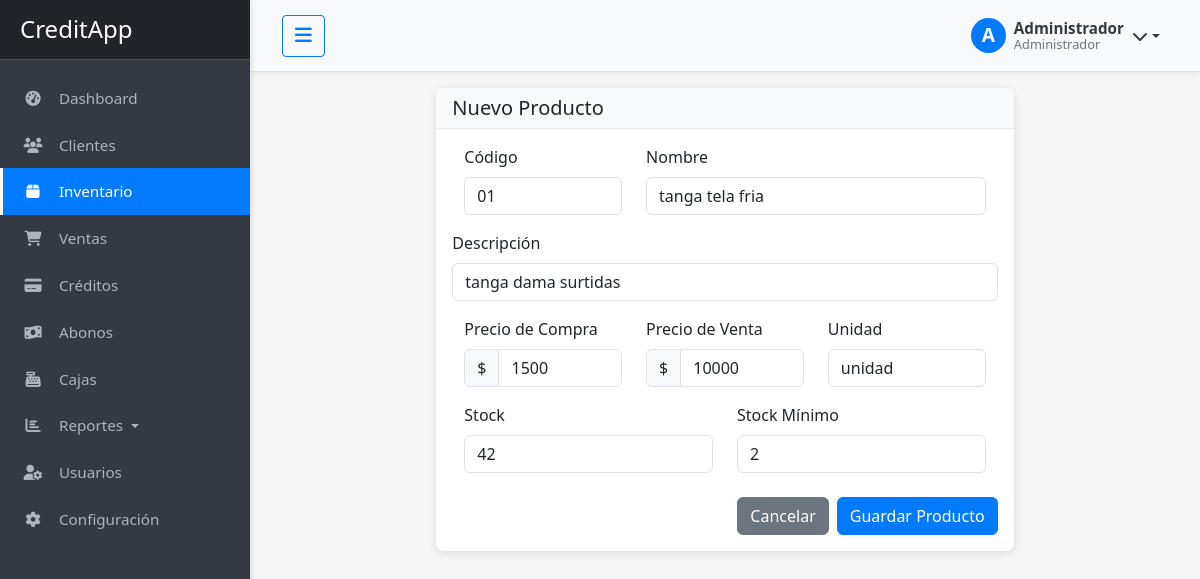
The page /productos/1/editar (signed in) on the database its author committed.
### app/models.py (models this page shows, shortened)
class Usuario(db.Model, UserMixin):
    __tablename__ = 'usuarios'
    id = db.Column(db.Integer, primary_key=True)
    nombre = db.Column(db.String(100), nullable=False)
    email = db.Column(db.String(100), unique=True, nullable=False)
    password = db.Column(db.String(200), nullable=False)
    rol = db.Column(db.String(20), nullable=False, default='usuario')
    fecha_registro = db.Column(db.DateTime, default=datetime.utcnow)
    activo = db.Column(db.Boolean, default=True)
    def is_admin(self):
        return self.rol == 'administrador'
    def is_vendedor(self):
        return self.rol == 'vendedor'
    def is_cobrador(self):
        return self.rol == 'cobrador'

class Producto(db.Model):
    __tablename__ = 'productos'
    id = db.Column(db.Integer, primary_key=True)
    codigo = db.Column(db.String(50), unique=True, nullable=False)
    nombre = db.Column(db.String(100), nullable=False)
    descripcion = db.Column(db.String(200), nullable=True)
    precio_compra = db.Column(db.Integer, nullable=True)
    precio_venta = db.Column(db.Integer, nullable=False)
    stock = db.Column(db.Integer, nullable=False, default=0)
    stock_minimo = db.Column(db.Integer, nullable=False, default=0)
    unidad = db.Column(db.String(20), nullable=True)
    fecha_registro = db.Column(db.DateTime, default=datetime.utcnow)
    detalles_venta = db.relationship('DetalleVenta', backref='producto', lazy=True)

### app/controllers/productos.py (the view)
@productos_bp.route('/<int:id>/editar', methods=['GET','POST'])
@login_required
@admin_required
def editar(id):
    producto = Producto.query.get_or_404(id)
    form = ProductoForm(obj=producto)
    if form.validate_on_submit():
        form.populate_obj(producto)
        db.session.commit()
        flash('Producto actualizado', 'success')
        return redirect(url_for('productos.index'))
    return render_template('productos/crear.html', form=form)

### app/templates/productos/crear.html (shortened to what this page needs)
{% extends "base.html" %}
{% block content %}
<div class="container-fluid">
    <div class="row">
        <div class="col-md-8 mx-auto">
            <div class="card">
                <div class="card-header">
                    <h5 class="mb-0">{{ titulo|default('Nuevo Producto') }}</h5>
                </div>
                <div class="card-body">
                    <form method="POST" novalidate>
                        <div class="row mb-3">
                            <div class="col-md-4">
                                {{ form.codigo.label(class="form-label") }}
                                {% if form.codigo.errors %}
                                    {{ form.codigo(class="form-control is-invalid") }}
                                    <div class="invalid-feedback">
                                        {% for error in form.codigo.errors %}
                                            {{ error }}
                                        {% endfor %}
                                    </div>
                                {% else %}
                                    {{ form.codigo(class="form-control") }}
                                {% endif %}
                            </div>
                            <div class="col-md-8">
                                {{ form.nombre.label(class="form-label") }}
                                {% if form.nombre.errors %}
                                    {{ form.nombre(class="form-control is-invalid") }}
                                    <div class="invalid-feedback">
                                        {% for error in form.nombre.errors %}
                                            {{ error }}
                                        {% endfor %}
                                    </div>
                                {% else %}
                                    {{ form.nombre(class="form-control") }}
                                {% endif %}
                            </div>
                        </div>
                        <div class="mb-3">
                            {{ form.descripcion.label(class="form-label") }}
                            {% if form.descripcion.errors %}
                                {{ form.descripcion(class="form-control is-invalid", rows=3) }}
                                <div class="invalid-feedback">
                                    {% for error in form.descripcion.errors %}
                                        {{ error }}
                                    {% endfor %}
                                </div>
                            {% else %}
                                {{ form.descripcion(class="form-control", rows=3) }}
                            {% endif %}
                        </div>
                        <div class="row mb-3">
                            <div class="col-md-4">
                                {{ form.precio_compra.label(class="form-label") }}
                                <div class="input-group">
                                    <span class="input-group-text">$</span>
                                    {% if form.precio_compra.errors %}
                                        {{ form.precio_compra(class="form-control is-invalid numeric-only") }}
                                        <div class="invalid-feedback">
                                            {% for error in form.precio_compra.errors %}
                                                {{ error }}
                                            {% endfor %}
                                        </div>
                                    {% else %}
                                        {{ form.precio_compra(class="form-control numeric-only") }}
                                    {% endif %}
                                </div>
                            </div>
                            <div class="col-md-4">
                                {{ form.precio_venta.label(class="form-label") }}
                                <div class="input-group">
                                    <span class="input-group-text">$</span>
                                    {% if form.precio_venta.errors %}
                                        {{ form.precio_venta(class="form-control is-invalid numeric-only") }}
                                        <div class="invalid-feedback">
                                            {% for error in form.precio_venta.errors %}
                                                {{ error }}
                                            {% endfor %}
                                        </div>
                                    {% else %}
                                        {{ form.precio_venta(class="form-control numeric-only") }}
                                    {% endif %}
                                </div>
                            </div>
                            <div class="col-md-4">
                                {{ form.unidad.label(class="form-label") }}
                                {% if form.unidad.errors %}
                                    {{ form.unidad(class="form-control is-invalid") }}
                                    <div class="invalid-feedback">
                                        {% for error in form.unidad.errors %}
                                            {{ error }}
                                        {% endfor %}
                                    </div>
                                {% else %}
                                    {{ form.unidad(class="form-control", placeholder="Und., Kg, Lt, etc.") }}
                                {% endif %}
                            </div>
                        </div>
                        <div class="row mb-3">
                            <div class="col-md-6">
                                {{ form.stock.label(class="form-label") }}
                                {% if form.stock.errors %}
                                    {{ form.stock(class="form-control is-invalid numeric-only") }}
                                    <div class="invalid-feedback">
                                        {% for error in form.stock.errors %}
                                            {{ error }}
                                        {% endfor %}
                                    </div>
                                {% else %}
                                    {{ form.stock(class="form-control numeric-only") }}
                                {% endif %}
                            </div>
                            <div class="col-md-6">
                                {{ form.stock_minimo.label(class="form-label") }}
                                {% if form.stock_minimo.errors %}
                                    {{ form.stock_minimo(class="form-control is-invalid numeric-only") }}
                                    <div class="invalid-feedback">
                                        {% for error in form.stock_minimo.errors %}
                                            {{ error }}
                                        {% endfor %}
                                    </div>
                                {% else %}
                                    {{ form.stock_minimo(class="form-control numeric-only") }}
                                {% endif %}
                            </div>
                        </div>
                        <div class="d-flex justify-content-end mt-4">
                            <a href="{{ url_for('productos.index') }}" class="btn btn-secondary me-2">Cancelar</a>
                            {{ form.submit(class="btn btn-primary") }}
                        </div>
                    </form>
                </div>
            </div>
        </div>
    </div>
</div>
{% endblock %}

### app/templates/base.html (shortened to what this page needs)
<!DOCTYPE html>
<html lang="es">
<head>
    <link href="https://cdn.jsdelivr.net/npm/bootstrap@5.3.2/dist/css/bootstrap.min.css" rel="stylesheet">
    <link rel="stylesheet" href="https://cdnjs.cloudflare.com/ajax/libs/font-awesome/6.4.2/css/all.min.css">
    <link rel="stylesheet" href="{{ url_for('static', filename='css/style.css') }}">
</head>
<body>
    <div class="wrapper">
        <nav id="sidebar" class="sidebar">
            <div class="sidebar-header">
                <h3>CreditApp</h3>
            </div>
            <ul class="list-unstyled components">
                <li {% if request.endpoint == 'dashboard.index' %}class="active"{% endif %}>
                    <a href="{{ url_for('dashboard.index') }}">
                        <i class="fas fa-tachometer-alt"></i>
                        Dashboard
                    </a>
                </li>
                <li {% if request.endpoint and 'clientes' in request.endpoint %}class="active"{% endif %}>
                    <a href="{{ url_for('clientes.index') }}">
                        <i class="fas fa-users"></i>
                        Clientes
                    </a>
                </li>
                {% if current_user.is_vendedor() or current_user.is_admin() %}
                <li {% if request.endpoint and 'productos' in request.endpoint %}class="active"{% endif %}>
                    <a href="{{ url_for('productos.index') }}">
                        <i class="fas fa-box"></i>
                        Inventario
                    </a>
                </li>
                <li {% if request.endpoint and 'ventas' in request.endpoint %}class="active"{% endif %}>
                    <a href="{{ url_for('ventas.index') }}">
                        <i class="fas fa-shopping-cart"></i>
                        Ventas
                    </a>
                </li>
                {% endif %}
                <li {% if request.endpoint and 'creditos' in request.endpoint %}class="active"{% endif %}>
                    <a href="{{ url_for('creditos.index') }}">
                        <i class="fas fa-credit-card"></i>
                        Créditos
                    </a>
                </li>
                {% if current_user.is_cobrador() or current_user.is_admin() %}
                <li {% if request.endpoint and 'abonos' in request.endpoint %}class="active"{% endif %}>
                    <a href="{{ url_for('abonos.index') }}">
                        <i class="fas fa-money-bill-wave"></i>
                        Abonos
                    </a>
                </li>
                {% endif %}
                {% if current_user.is_admin() %}
                <li {% if request.endpoint and 'cajas' in request.endpoint %}class="active"{% endif %}>
                    <a href="{{ url_for('cajas.index') }}">
                        <i class="fas fa-cash-register"></i>
                        Cajas
                    </a>
                </li>
                <li class="nav-item dropdown {% if request.endpoint and 'reportes' in request.endpoint %}active{% endif %}">
                    <a href="#reportesSubmenu" data-bs-toggle="collapse" aria-expanded="false" class="dropdown-toggle">
                        <i class="fas fa-chart-bar"></i>
                        Reportes
                    </a>
                </li>
                <li {% if request.endpoint and 'usuarios' in request.endpoint %}class="active"{% endif %}>
                    <a href="{{ url_for('usuarios.index') }}">
                        <i class="fas fa-user-cog"></i>
                        Usuarios
                    </a>
                </li>
                <li {% if request.endpoint and 'config' in request.endpoint %}class="active"{% endif %}>
                    <a href="{{ url_for('config.editar') }}">
                        <i class="fas fa-cog"></i>
                        Configuración
                    </a>
                </li>
                {% endif %}
            </ul>
        </nav>
        <div id="content">
            <nav class="navbar navbar-expand-lg navbar-light bg-light">
                <div class="container-fluid">
                    <button type="button" id="sidebarCollapseDesktop" class="btn btn-outline-primary d-none d-md-block">
                        <i class="fas fa-bars"></i>
                    </button>
                    <div class="ms-auto">
                        <div class="dropdown user-profile-dropdown">
                            <a href="#" class="dropdown-toggle user-profile-link" id="dropdownUser" data-bs-toggle="dropdown" aria-expanded="false">
                                <div class="d-flex align-items-center">
                                    <div class="avatar-circle">
                                        <span class="initials">{{ current_user.nombre[0]|upper }}</span>
                                    </div>
                                    <div class="user-info ms-2 d-none d-md-block">
                                        <div class="user-name">{{ current_user.nombre }}</div>
                                        <div class="user-role">
                                            {% if current_user.rol == 'administrador' %}
                                                Administrador
                                            {% elif current_user.rol == 'vendedor' %}
                                                Vendedor
                                            {% elif current_user.rol == 'cobrador' %}
                                                Cobrador
                                            {% endif %}
                                        </div>
                                    </div>
                                    <i class="fas fa-chevron-down ms-2"></i>
                                </div>
                            </a>
                        </div>
                    </div>
                </div>
            </nav>
            <div class="container-fluid mt-3">
                {% block content %}{% endblock %}
            </div>
        </div>
    </div>
</body>
</html>

### rows shown on the page
Usuario: nombre "A", nombre "Administrador"
Producto: codigo "01", nombre "tanga tela fria", descripcion "tanga dama surtidas", precio_compra "1500", precio_venta "10000", unidad.label "Unidad", unidad "unidad", stock "42", stock_minimo "2"

### other values the page prints
{{ titulo|default('Nuevo Producto') }} "Nuevo Producto"
